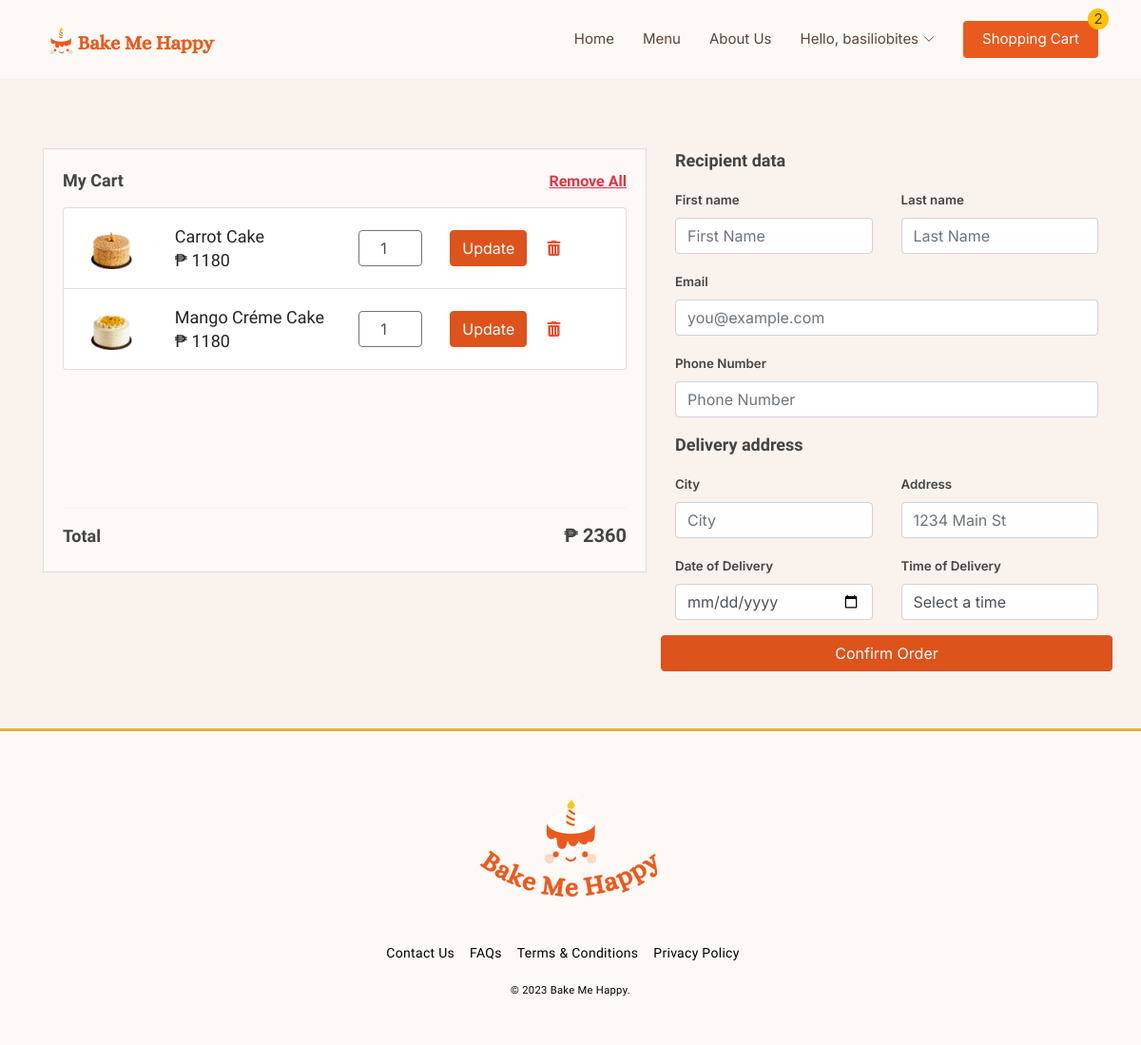
The page /cart.php (signed in) on the database its author committed.
### tables this page shows
CREATE TABLE `user` (
  `id` int(100) NOT NULL,
  `username` varchar(100) NOT NULL,
  `first_name` varchar(100) NOT NULL,
  `last_name` varchar(100) NOT NULL,
  `email` varchar(100) NOT NULL,
  `password` varchar(100) NOT NULL
);

CREATE TABLE `cart` (
  `id` int(100) NOT NULL,
  `user_id` int(100) NOT NULL,
  `product_name` varchar(100) NOT NULL,
  `price` varchar(100) NOT NULL,
  `image` varchar(100) NOT NULL,
  `quantity` int(100) NOT NULL
);

### cart.php (the view, shortened to what this page needs)
<?php
include 'config.php';
$user_id = $_SESSION['user_id'];
$count_query = mysqli_prepare($conn, "SELECT COUNT(*) FROM `cart` WHERE user_id = ?");
mysqli_stmt_bind_param($count_query, 'i', $user_id);
mysqli_stmt_execute($count_query);
$count_result = mysqli_stmt_get_result($count_query);
$count_row = mysqli_fetch_row($count_result);
$cart_count = $count_row[0];
?>
<!DOCTYPE html>
<html lang="en">
  <head>
    <link href="assets/vendor/animate.css/animate.min.css" rel="stylesheet">
    <link href="assets/vendor/aos/aos.css" rel="stylesheet">
    <link href="assets/vendor/bootstrap/css/bootstrap.min.css" rel="stylesheet">
    <link href="assets/vendor/bootstrap-icons/bootstrap-icons.css" rel="stylesheet">
    <link href="assets/vendor/boxicons/css/boxicons.min.css" rel="stylesheet">
    <link href="assets/vendor/glightbox/css/glightbox.min.css" rel="stylesheet">
    <link href="assets/vendor/remixicon/remixicon.css" rel="stylesheet">
    <link href="assets/vendor/swiper/swiper-bundle.min.css" rel="stylesheet">
    <link href="https://stackpath.bootstrapcdn.com/bootstrap/4.5.2/css/bootstrap.min.css" rel="stylesheet">
    <link href="assets/css/style.css" rel="stylesheet">
  </head>
  <body>
    <header id="header" class="fixed-top">
        <div class="container d-flex align-items-center justify-content-between">
            <a href="main.php" class="logo"><img src="assets/img/logo.png" alt="" class="img-fluid"></a>
            <nav id="navbar" class="navbar">
            <ul>
                <li><a class="nav-link" href="main.php">Home</a></li>
                <li><a class="nav-link" href="menu-main.php">Menu</a></li>
                <li><a class="nav-link" href="about-us-main.php">About Us</a></li>
                <?php
                                $select_user = mysqli_query($conn, "SELECT * FROM `user` WHERE id = '$user_id'") or die('query failed');
                                if(mysqli_num_rows($select_user) > 0)
                                {
                                $fetch_user = mysqli_fetch_assoc($select_user);
                                };
                                ?>
                <li class="dropdown">
                <a href="#"><span>Hello, <?php echo $fetch_user['username']; ?> </span> <i class="bi bi-chevron-down"></i></a>
                </li>
                <li><a class="login scrollto" href="#" data-target="#">Shopping Cart</a></li>
                <span class="position-absolute top-0 start-100 translate-middle badge-pill bg-warning" style="font-size: 15px; width: 22px; height: 22px; display: flex; align-items: center; justify-content: center;">
              <?php echo $cart_count; ?>
            </span>
            </ul>
            </nav>
        </div>
    </header>
    <main id="main">
        <section id="team" class="team section-bg">
            <div class="container">
            <div class="py-5 text-center">
            </div>
            <div class="row">
                <div class="col-md-7 order-md-1">
                <div class="cart-container" style="border: 1px solid #ddd; padding: 20px; background-color: #FCF9F6;">
                    <h4 class="d-flex justify-content-between align-items-center mb-3">
                    <span><b>My Cart</b></span>
                    <span><a href="cart.php?delete_all" onclick="return confirm('Delete all items from cart?');" style="font-size: 16px;" class="text-danger font-weight-bold text-decoration-underline <?php echo ($grand_total > 1)?'':'disabled'; ?>">Remove All</a></span>
                    </h4>
                    <div class="list-group-container">
                    <ul class="list-group mb-3">
                        <?php
                            $cart_query = mysqli_query($conn, "SELECT * FROM `cart` WHERE user_id = '$user_id'") or die('query failed');
                            $grand_total = 0;
                            if(mysqli_num_rows($cart_query) > 0){
                                while($fetch_cart = mysqli_fetch_assoc($cart_query)){
                                    $sub_total = $fetch_cart['price'] * $fetch_cart['quantity'];
                                    $grand_total += $sub_total;
                        ?>
                        <li class="list-group-item">
                        <div class="row align-items-center">
                            <div class="col-md-2">
                            <img class="img-fluid" width="60" height="60" src="assets\img\cakes\<?php echo $fetch_cart['image']; ?>" alt="">
                            </div>
                            <div class="col-md-4">
                            <h4 class="mb-0"><?php echo $fetch_cart['product_name']; ?></h4>
                            <h4 class="mb-0">₱ <?php echo $fetch_cart['price']; ?></h4>
                            </div>
                            <div class="col-md-3">
                            <div class="input-group">
                                <form action="" method="post">
                                <div class="row">
                                    <div class="col-8">
                                    <input type="number" class="form-control text-center border border-secondary" min="1" name="cart_quantity" value="<?php echo $fetch_cart['quantity']; ?>">
                                    </div>
                                    <div class="col-4">
                                    <div class="input-group-append">
                                        <input type="submit" name="update_cart" value="Update" class="btn btn-primary shadow-0">
                                    </div>
                                    </div>
                                </div>
                                </form>
                            </div>
                            </div>
                            <div class="col-md-2">
                            <div class="d-flex justify-content-end align-items-center">
                                <a href="main.php?remove=<?php echo $fetch_cart['id']; ?>" onclick="return confirm('Remove item from cart?');"><i class="fas fa-trash-alt"></i></a>
                            </div>
                            </div>
                        </div>
                        </li>
                    <?php
            }
        }else{
            echo '<h4 style="padding:20px; text-align:center;">No items added</h4>';
        }
        ?>
                    </ul>
                    </div>
                    <div class="cart-summary" id="cart-summary">
                    <hr class="my-3">
                    <div class="row justify-content-between">
                        <h4 class="col-md-6 mb-1"><b>Total</b></h4>
                        <form action="purchse.php" method="POST" class="col-md-6 text-right">
                        <h5 class="mb-1"><b>₱ <?php echo $grand_total; ?></b></h5>
                        </form>
                    </div>
                    </div>
                </div>
            </div>
            <div class="col-md-5 order-md-2">
                <h4 class="mb-3"><b>Recipient data</b></h4>
                <form class="needs-validation" action="purchase.php" method="POST" onsubmit="return validateForm()" novalidate>
                    <div class="row">
                    <div class="col-md-6 mb-3">
                        <label for="firstName">First name</label>
                        <input type="text" class="form-control" name="first_name" id="firstName" placeholder="First Name" required>
                    </div>
                    <div class="col-md-6 mb-3">
                        <label for="lastName">Last name</label>
                        <input type="text" class="form-control" name="last_name" id="lastName" placeholder="Last Name" required>
                    </div>
                    </div>
                    <div class="mb-3">
                    <label for="email">Email</label>
                    <input type="email" class="form-control" name="email" id="email" placeholder="you@example.com">
                    </div>
                    <div class="mb-3">
                    <label for="phone">Phone Number</label>
                    <input type="tel" class="form-control" name="phone_number" id="phone" placeholder="Phone Number">
                    </div>
                    <h4 class="mb-3"><b>Delivery address</b></h4>
                    <div class="row">
                    <div class="col-md-6 mb-3">
                        <label for="city">City</label>
                        <input type="text" class="form-control" id="city" name="city" placeholder="City" required>
                    </div>
                    <div class="col-md-6 mb-3">
                        <label for="address">Address</label>
                        <input type="text" class="form-control" id="address" name="address" placeholder="1234 Main St" required>
                    </div>
                    <div class="col-md-6 mb-3">
                        <label for="deliverydate">Date of Delivery</label>
                        <input type="date" class="form-control" id="deliverydate" name="date_of_delivery" value="" placeholder="mm-dd-yy" required>
                    </div>
                    <div class="col-md-6 mb-3">
                        <label for="deliverytime">Time of Delivery</label>
                        <select class="form-control" id="deliverytime" name="time_of_delivery" required>
                        <option value="">Select a time</option>
                        </select>
                    </div>
                    <button class="btn btn-primary btn-block" type="submit">Confirm Order</button>
                    </div>
                </form>
                </div>
    </main>
    <footer class="footer elem-tertiary relative">
        <div class="container-footer">
            <div class="grid justify-content-between align-items-center">
            <div class="tile-md-2 mb-4">
                <div class="text-center">
                <a href="main.php" class="img-lazy js-lazy img-responsive loaded"><img src="assets/img/logo-footer.png" alt="" class="img-fluid">
                </a>
                </div>
            </div>
            <div class="grid grid--2 justify-content-center footer-links-desktop">
                <div class="tile-auto text-center mb-3 mr-3">
                <a href="">
                    <span class="subtitle">Contact Us</span>
                </a>
                </div>
                <div class="tile-auto text-center mb-3 mr-3">
                <a href="">
                    <span class="subtitle">FAQs</span>
                </a>
                </div>
                <div class="tile-auto text-center mb-3 mr-3">
                <a href="">
                    <span class="subtitle">Terms & Conditions</span>
                </a>
                </div>
                <div class="tile-auto text-center mb-3 mr-3">
                <a href="">
                    <span class="subtitle">Privacy Policy</span>
                </a>
                </div>
            </div>
            <div class="grid justify-content-center">
                <div class="tile">
                <div class="text-center">
                    <small class="subtitle">© 2023 Bake Me Happy.</small>
                </div>
                </div>
            </div>
            </div>
        </div>
    </footer>
  </body>
</html>

### assets/css/style.css (style rules this page uses)
body { font-family: 'Inter', sans-serif; color: #444444; }
a { color: #ed502e; text-decoration: none; }
h1, h2, h3, h4, h5, h6 { font-family: 'Alice', serif; }
#header { background: #FCF9F6; transition: all 0.5s; z-index: 997; padding: 20px 0; }
#header .logo { font-size: 26px; margin: 0; padding: 0; line-height: 1; font-weight: 700; letter-spacing: 0.5px; text-transform: uppercase; }
#header .logo img { max-height: 40px; }
.navbar { padding: 0; }
.navbar ul { margin: 0; padding: 0; display: flex; list-style: none; align-items: center; }
.navbar li { position: relative; }
.navbar a, .navbar a:focus { display: flex; align-items: center; justify-content: space-between; padding: 10px 0 10px 30px; font-size: 15px; color: #5D4638; white-space: nowrap; transition: 0.3s; }
.navbar a i, .navbar a:focus i { font-size: 12px; line-height: 0; margin-left: 5px; }
.navbar .login, .navbar .login:focus { background: #EA5A1E; padding: 8px 20px; margin-left: 30px; border-radius: 4px; color: #fff; }
.btn-primary { background-color: #DC531B !important; border-color: #DC531B !important; }
section { padding: 60px 0; }
.section-bg { background-color: #FAF2ED; }
.footer { border-top: 3px solid #E0B444; background: #FCF9F6; padding: 48px 0; font-size: 14px; }
h4 { font-size: 1.125rem; font-weight: 500; margin: 0; line-height: 1.4; }
.subtitle { font-family: "Alice", serif; letter-spacing: .3px; font-weight: 400; color: #000; }
.container-footer { width: 100%; position: relative; margin-left: auto; margin-right: auto; padding-right: 16px; padding-left: 16px; }
.tile { flex-basis: 0; flex-grow: 1; max-width: 100%; }
@media screen and (min-width: 768px) { .footer-links-desktop { display: flex; } }
.row { display: flex; flex-wrap: wrap; margin-right: -15px; margin-left: -15px; }
label { font-family: 'Inter', sans-serif; font-weight: 600; font-size: smaller; }
.list-group-container { height: 300px; overflow-y: auto; }
:root { --primary: #EDBC07; --light: #FDF5EB; }

### rows shown on the page
user: username "basiliobites"
cart: image (picture), product_name "Carrot Cake", price "1180", cart_quantity "1"
cart: image (picture), product_name "Mango Créme Cake", price "1180", cart_quantity "1"

### other values the page prints
$cart_count "2"
$grand_total "2360"
